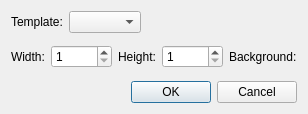
<?xml version="1.0" encoding="UTF-8"?>
<ui version="4.0">
 <class>NewFileDialog</class>
 <widget class="QDialog" name="NewFileDialog">
  <property name="geometry">
   <rect>
    <x>0</x>
    <y>0</y>
    <width>299</width>
    <height>114</height>
   </rect>
  </property>
  <property name="windowTitle">
   <string>Dialog</string>
  </property>
  <layout class="QVBoxLayout" name="verticalLayout">
   <item>
    <layout class="QHBoxLayout" name="horizontalLayout_4">
     <item>
      <widget class="QLabel" name="label">
       <property name="text">
        <string>Template:</string>
       </property>
      </widget>
     </item>
     <item>
      <widget class="QComboBox" name="templatesCB"/>
     </item>
     <item>
      <spacer name="horizontalSpacer_3">
       <property name="orientation">
        <enum>Qt::Horizontal</enum>
       </property>
       <property name="sizeHint" stdset="0">
        <size>
         <width>40</width>
         <height>20</height>
        </size>
       </property>
      </spacer>
     </item>
    </layout>
   </item>
   <item>
    <layout class="QHBoxLayout" name="WHCLayout">
     <item>
      <widget class="QLabel" name="label_2">
       <property name="text">
        <string>Width:</string>
       </property>
      </widget>
     </item>
     <item>
      <widget class="QSpinBox" name="widthSB">
       <property name="minimum">
        <number>1</number>
       </property>
       <property name="maximum">
        <number>30000</number>
       </property>
      </widget>
     </item>
     <item>
      <widget class="QLabel" name="label_3">
       <property name="text">
        <string>Height:</string>
       </property>
      </widget>
     </item>
     <item>
      <widget class="QSpinBox" name="heightSB">
       <property name="minimum">
        <number>1</number>
       </property>
       <property name="maximum">
        <number>30000</number>
       </property>
      </widget>
     </item>
     <item>
      <spacer name="horizontalSpacer_2">
       <property name="orientation">
        <enum>Qt::Horizontal</enum>
       </property>
       <property name="sizeHint" stdset="0">
        <size>
         <width>40</width>
         <height>20</height>
        </size>
       </property>
      </spacer>
     </item>
     <item>
      <widget class="QLabel" name="bgl">
       <property name="text">
        <string>Background:</string>
       </property>
      </widget>
     </item>
    </layout>
   </item>
   <item>
    <layout class="QHBoxLayout" name="GCPLayout"/>
   </item>
   <item>
    <layout class="QHBoxLayout" name="horizontalLayout">
     <item>
      <spacer name="horizontalSpacer">
       <property name="orientation">
        <enum>Qt::Horizontal</enum>
       </property>
       <property name="sizeHint" stdset="0">
        <size>
         <width>40</width>
         <height>20</height>
        </size>
       </property>
      </spacer>
     </item>
     <item>
      <widget class="QDialogButtonBox" name="buttonBox">
       <property name="standardButtons">
        <set>QDialogButtonBox::Cancel|QDialogButtonBox::Ok</set>
       </property>
      </widget>
     </item>
    </layout>
   </item>
  </layout>
 </widget>
 <resources/>
 <connections/>
</ui>
